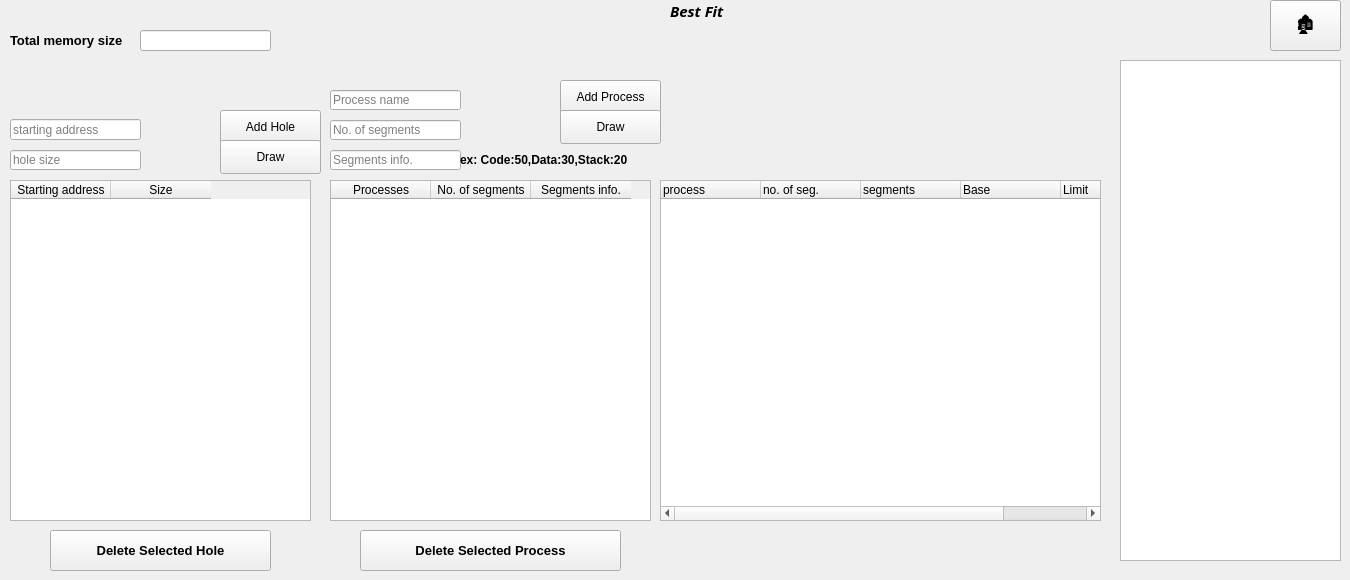
    <widget class="QWidget" name="tab_3">
     <attribute name="title">
      <string>best fit</string>
     </attribute>
     <widget class="QPushButton" name="pushButton_9">
      <property name="geometry">
       <rect>
        <x>560</x>
        <y>80</y>
        <width>101</width>
        <height>34</height>
       </rect>
      </property>
      <property name="text">
       <string>Add Process</string>
      </property>
     </widget>
     <widget class="QPushButton" name="pushButton_10">
      <property name="geometry">
       <rect>
        <x>220</x>
        <y>110</y>
        <width>101</width>
        <height>34</height>
       </rect>
      </property>
      <property name="text">
       <string>Add Hole</string>
      </property>
     </widget>
     <widget class="QPushButton" name="pushButton_19">
      <property name="geometry">
       <rect>
        <x>560</x>
        <y>110</y>
        <width>101</width>
        <height>34</height>
       </rect>
      </property>
      <property name="sizePolicy">
       <sizepolicy hsizetype="Minimum" vsizetype="Fixed">
        <horstretch>0</horstretch>
        <verstretch>0</verstretch>
       </sizepolicy>
      </property>
      <property name="text">
       <string>Draw</string>
      </property>
     </widget>
     <widget class="QLineEdit" name="lineEdit_15">
      <property name="geometry">
       <rect>
        <x>330</x>
        <y>150</y>
        <width>131</width>
        <height>20</height>
       </rect>
      </property>
      <property name="font">
       <font>
        <pointsize>9</pointsize>
       </font>
      </property>
      <property name="text">
       <string/>
      </property>
      <property name="placeholderText">
       <string>Segments info.</string>
      </property>
     </widget>
     <widget class="QLineEdit" name="lineEdit_16">
      <property name="geometry">
       <rect>
        <x>330</x>
        <y>120</y>
        <width>131</width>
        <height>20</height>
       </rect>
      </property>
      <property name="font">
       <font>
        <pointsize>9</pointsize>
       </font>
      </property>
      <property name="placeholderText">
       <string>No. of segments</string>
      </property>
     </widget>
     <widget class="QGraphicsView" name="graphicsView_4">
      <property name="geometry">
       <rect>
        <x>1120</x>
        <y>60</y>
        <width>221</width>
        <height>501</height>
       </rect>
      </property>
      <property name="styleSheet">
       <string notr="true"/>
      </property>
     </widget>
     <widget class="QLineEdit" name="lineEdit_17">
      <property name="geometry">
       <rect>
        <x>140</x>
        <y>30</y>
        <width>131</width>
        <height>21</height>
       </rect>
      </property>
      <property name="font">
       <font>
        <pointsize>9</pointsize>
       </font>
      </property>
     </widget>
     <widget class="QPushButton" name="pushButton_21">
      <property name="geometry">
       <rect>
        <x>1270</x>
        <y>0</y>
        <width>71</width>
        <height>51</height>
       </rect>
      </property>
      <property name="font">
       <font>
        <pointsize>14</pointsize>
        <weight>50</weight>
        <bold>false</bold>
       </font>
      </property>
      <property name="text">
       <string>🏚</string>
      </property>
     </widget>
     <widget class="QPushButton" name="pushButton_22">
      <property name="geometry">
       <rect>
        <x>360</x>
        <y>530</y>
        <width>261</width>
        <height>41</height>
       </rect>
      </property>
      <property name="font">
       <font>
        <pointsize>10</pointsize>
        <weight>75</weight>
        <bold>true</bold>
       </font>
      </property>
      <property name="text">
       <string>Delete Selected Process</string>
      </property>
     </widget>
     <widget class="QLabel" name="label_7">
      <property name="geometry">
       <rect>
        <x>10</x>
        <y>30</y>
        <width>131</width>
        <height>20</height>
       </rect>
      </property>
      <property name="font">
       <font>
        <pointsize>10</pointsize>
        <weight>75</weight>
        <bold>true</bold>
       </font>
      </property>
      <property name="text">
       <string>Total memory size</string>
      </property>
     </widget>
     <widget class="QTableWidget" name="tableWidget_7">
      <property name="geometry">
       <rect>
        <x>330</x>
        <y>180</y>
        <width>321</width>
        <height>341</height>
       </rect>
      </property>
      <property name="rowCount">
       <number>0</number>
      </property>
      <column>
       <property name="text">
        <string>Processes</string>
       </property>
      </column>
      <column>
       <property name="text">
        <string>No. of segments</string>
       </property>
      </column>
      <column>
       <property name="text">
        <string>Segments info.</string>
       </property>
      </column>
     </widget>
     <widget class="QLineEdit" name="lineEdit_9">
      <property name="geometry">
       <rect>
        <x>10</x>
        <y>119</y>
        <width>131</width>
        <height>21</height>
       </rect>
      </property>
      <property name="font">
       <font>
        <pointsize>9</pointsize>
       </font>
      </property>
      <property name="placeholderText">
       <string>starting address</string>
      </property>
     </widget>
     <widget class="QLineEdit" name="lineEdit_18">
      <property name="geometry">
       <rect>
        <x>10</x>
        <y>150</y>
        <width>131</width>
        <height>20</height>
       </rect>
      </property>
      <property name="font">
       <font>
        <pointsize>9</pointsize>
       </font>
      </property>
      <property name="text">
       <string/>
      </property>
      <property name="placeholderText">
       <string>hole size</string>
      </property>
     </widget>
     <widget class="QLineEdit" name="lineEdit_19">
      <property name="geometry">
       <rect>
        <x>330</x>
        <y>90</y>
        <width>131</width>
        <height>20</height>
       </rect>
      </property>
      <property name="font">
       <font>
        <pointsize>9</pointsize>
       </font>
      </property>
      <property name="frame">
       <bool>true</bool>
      </property>
      <property name="placeholderText">
       <string>Process name</string>
      </property>
     </widget>
     <widget class="QPushButton" name="pushButton_12">
      <property name="geometry">
       <rect>
        <x>220</x>
        <y>140</y>
        <width>101</width>
        <height>34</height>
       </rect>
      </property>
      <property name="text">
       <string>Draw</string>
      </property>
     </widget>
     <widget class="QTableWidget" name="tableWidget_10">
      <property name="geometry">
       <rect>
        <x>660</x>
        <y>180</y>
        <width>441</width>
        <height>341</height>
       </rect>
      </property>
      <property name="sizePolicy">
       <sizepolicy hsizetype="Expanding" vsizetype="Expanding">
        <horstretch>0</horstretch>
        <verstretch>0</verstretch>
       </sizepolicy>
      </property>
      <property name="sizeIncrement">
       <size>
        <width>0</width>
        <height>0</height>
       </size>
      </property>
      <property name="frameShape">
       <enum>QFrame::StyledPanel</enum>
      </property>
      <property name="midLineWidth">
       <number>0</number>
      </property>
      <property name="sizeAdjustPolicy">
       <enum>QAbstractScrollArea::AdjustToContents</enum>
      </property>
      <property name="autoScrollMargin">
       <number>16</number>
      </property>
      <property name="rowCount">
       <number>0</number>
      </property>
      <column>
       <property name="text">
        <string>process</string>
       </property>
       <property name="textAlignment">
        <set>AlignJustify|AlignVCenter</set>
       </property>
      </column>
      <column>
       <property name="text">
        <string>no. of seg.</string>
       </property>
       <property name="textAlignment">
        <set>AlignJustify|AlignVCenter</set>
       </property>
      </column>
      <column>
       <property name="text">
        <string>segments</string>
       </property>
       <property name="textAlignment">
        <set>AlignJustify|AlignVCenter</set>
       </property>
      </column>
      <column>
       <property name="text">
        <string>Base</string>
       </property>
       <property name="textAlignment">
        <set>AlignJustify|AlignVCenter</set>
       </property>
      </column>
      <column>
       <property name="text">
        <string>Limit</string>
       </property>
       <property name="textAlignment">
        <set>AlignJustify|AlignVCenter</set>
       </property>
      </column>
     </widget>
     <widget class="QLabel" name="label_3">
      <property name="geometry">
       <rect>
        <x>460</x>
        <y>150</y>
        <width>201</width>
        <height>20</height>
       </rect>
      </property>
      <property name="font">
       <font>
        <pointsize>9</pointsize>
        <weight>75</weight>
        <bold>true</bold>
       </font>
      </property>
      <property name="text">
       <string>ex: Code:50,Data:30,Stack:20</string>
      </property>
     </widget>
     <widget class="QPushButton" name="pushButton_24">
      <property name="geometry">
       <rect>
        <x>50</x>
        <y>530</y>
        <width>221</width>
        <height>41</height>
       </rect>
      </property>
      <property name="font">
       <font>
        <pointsize>10</pointsize>
        <weight>75</weight>
        <bold>true</bold>
       </font>
      </property>
      <property name="text">
       <string>Delete Selected Hole</string>
      </property>
     </widget>
     <widget class="QTableWidget" name="tableWidget_8">
      <property name="geometry">
       <rect>
        <x>10</x>
        <y>180</y>
        <width>301</width>
        <height>341</height>
       </rect>
      </property>
      <property name="sizeIncrement">
       <size>
        <width>0</width>
        <height>0</height>
       </size>
      </property>
      <property name="mouseTracking">
       <bool>false</bool>
      </property>
      <property name="tabletTracking">
       <bool>false</bool>
      </property>
      <property name="acceptDrops">
       <bool>false</bool>
      </property>
      <property name="autoFillBackground">
       <bool>false</bool>
      </property>
      <property name="showGrid">
       <bool>true</bool>
      </property>
      <property name="rowCount">
       <number>0</number>
      </property>
      <column>
       <property name="text">
        <string>Starting address</string>
       </property>
      </column>
      <column>
       <property name="text">
        <string>Size</string>
       </property>
      </column>
     </widget>
     <widget class="QLabel" name="label_5">
      <property name="geometry">
       <rect>
        <x>670</x>
        <y>0</y>
        <width>81</width>
        <height>21</height>
       </rect>
      </property>
      <property name="font">
       <font>
        <family>Nirmala UI Semilight</family>
        <pointsize>11</pointsize>
        <weight>75</weight>
        <italic>true</italic>
        <bold>true</bold>
       </font>
      </property>
      <property name="text">
       <string>Best Fit</string>
      </property>
     </widget>
    </widget>
